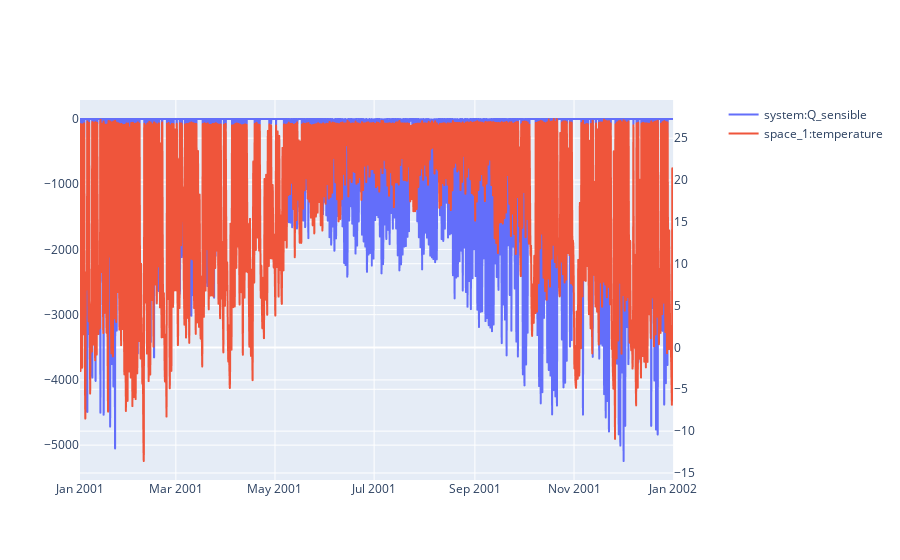

The notebook cell this image was saved under:
### Code cell
sim.plot(pro.dates(),[pro.component("system").variable("Q_sensible"),pro.component("space_1").variable("temperature")],axis=[1,2])

### Figure 1 — Plotly figure (JSON) as saved in the notebook; plotly's stock layout.template omitted (floating-point values rounded to 4 significant figures; data arrays with more than 128 entries replaced by an {"elided": "..."} marker saying what was removed)
{"data": [{"hovertemplate": "date=%{x}<br>system:Q_sensible=%{y}<extra></extra>", "legendgroup": "", "line": {"dash": "solid"}, "marker": {"symbol": "circle"}, "mode": "lines", "name": "system:Q_sensible", "showlegend": true, "type": "scattergl", "x": {"elided": "8760 str values"}, "xaxis": "x", "y": {"elided": "8760 float values"}, "yaxis": "y"}, {"hovertemplate": "date=%{x}<br>space_1:temperature=%{y}<extra></extra>", "legendgroup": "", "line": {"dash": "solid"}, "marker": {"symbol": "circle"}, "mode": "lines", "name": "space_1:temperature", "showlegend": true, "type": "scattergl", "x": {"elided": "8760 str values"}, "xaxis": "x", "y": {"elided": "8760 float values"}, "yaxis": "y2"}], "layout": {"xaxis": {"anchor": "y", "domain": [0, 0.94]}, "yaxis": {"anchor": "x", "domain": [0, 1]}, "yaxis2": {"anchor": "x", "overlaying": "y", "side": "right"}}}
